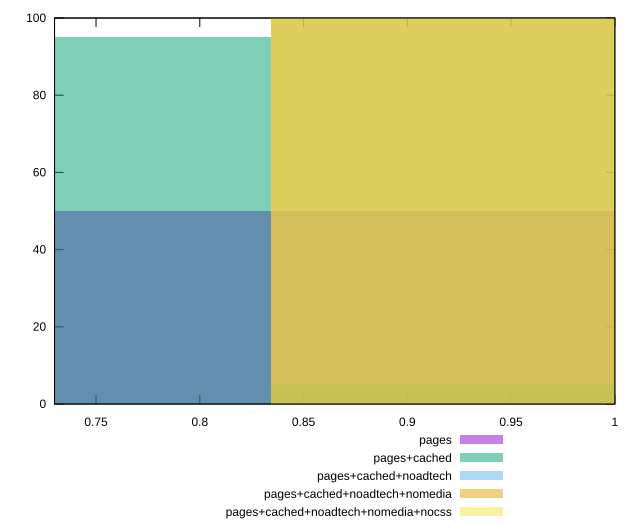

Source code (gnuplot):
reset

$pages <<EOF
0.7150852400472165 50
0.953446986729622 50
EOF

$pagesCached <<EOF
0.953446986729622 5
0.7150852400472165 95
EOF

$pagesCachedNoadtech <<EOF
0.953446986729622 100
EOF

$pagesCachedNoadtechNomedia <<EOF
0.953446986729622 100
EOF

$pagesCachedNoadtechNomediaNocss <<EOF
0.953446986729622 100
EOF

set key outside below
set boxwidth 0.2383617466824055
set xrange [0.73:1]
set yrange [0:100]
set trange [0:100]
set style fill transparent solid 0.5 noborder
set terminal svg size 640, 530 enhanced background rgb 'white'
set output "report_00021_2021-02-20T09:16:39.615Z/uses-rel-preconnect/comparison/histogram/all_score.svg"

plot $pages title "pages" with boxes, \
     $pagesCached title "pages+cached" with boxes, \
     $pagesCachedNoadtech title "pages+cached+noadtech" with boxes, \
     $pagesCachedNoadtechNomedia title "pages+cached+noadtech+nomedia" with boxes, \
     $pagesCachedNoadtechNomediaNocss title "pages+cached+noadtech+nomedia+nocss" with boxes

reset
